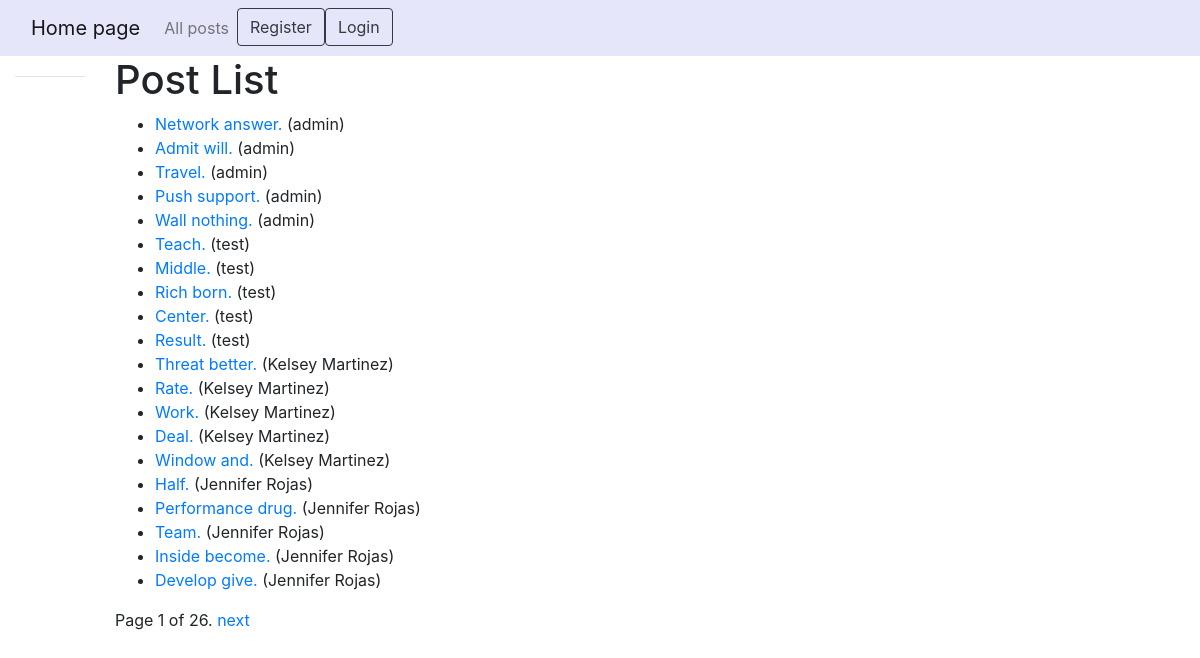
Page /blog/posts/ on the committed database.
### blog/models.py (models this page shows, shortened)
class Post(models.Model):
    title = models.CharField(max_length=250)
    brief_description = models.CharField(max_length=250)
    full_description = models.CharField(max_length=500)
    image = models.URLField()
    posted = models.BooleanField(default=False)
    author = models.ForeignKey(get_user_model(), on_delete=models.CASCADE)

### blog/views.py (the view)
# urls.py: path('posts/', views.PostListView.as_view(), name='posts'),
class PostListView(generic.ListView):
    model = Post
    paginate_by = 20
    template_name = 'post_list.html'

### blog/templates/post_list.html
{% extends "base_generic.html" %}
{% block content %}
    <h1>Post List</h1>
    {% if post_list %}
    <ul>
      {% for post in post_list %}
      <li>
        <a href="{% url 'post-detail' post.author.pk %}">{{ post.title }}</a> ({{post.author}})
      </li>
      {% endfor %}
    </ul>
    {% else %}
      <p>There are no posts in the blog.</p>
    {% endif %}
{% endblock %}}

### rows in the picture
Post: title "Network answer.", author "admin"
Post: title "Admit will.", author "admin"
Post: title "Travel.", author "admin"
Post: title "Push support.", author "admin"
Post: title "Wall nothing.", author "admin"
Post: title "Teach.", author "test"
Post: title "Middle.", author "test"
Post: title "Rich born.", author "test"
Post: title "Center.", author "test"
Post: title "Result.", author "test"
Post: title "Threat better.", author "Kelsey Martinez"
Post: title "Rate.", author "Kelsey Martinez"
Post: title "Work.", author "Kelsey Martinez"
Post: title "Deal.", author "Kelsey Martinez"
Post: title "Window and.", author "Kelsey Martinez"
Post: title "Half.", author "Jennifer Rojas"
Post: title "Performance drug.", author "Jennifer Rojas"
Post: title "Team.", author "Jennifer Rojas"
Post: title "Inside become.", author "Jennifer Rojas"
Post: title "Develop give.", author "Jennifer Rojas"

### other values in the picture
{{ page_obj.number }} "1"
{{ page_obj.paginator.num_pages }} "26"
